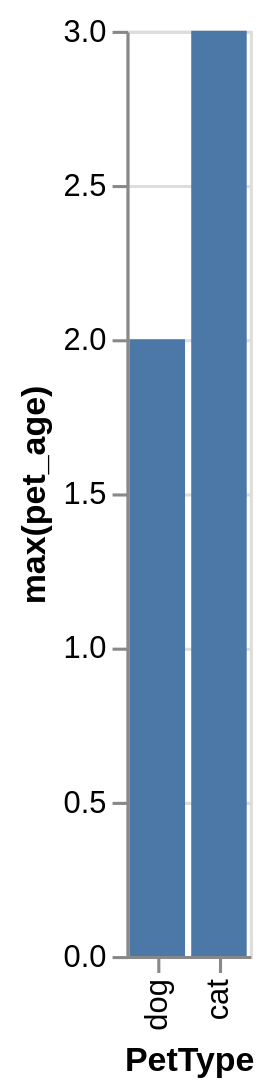

Source (Vega-Lite JSON):
### Vega-Lite specification from a JSON file in a GitHub repository (floating-point values rounded to 4 significant figures)
{"data": {"values": [{"x_data": "dog", "y_data": 2}, {"x_data": "cat", "y_data": 3}]}, "mark": "bar", "encoding": {"x": {"field": "x_data", "type": "nominal", "title": "PetType", "sort": "descending"}, "y": {"field": "y_data", "type": "quantitative", "title": "max(pet_age)"}}}
